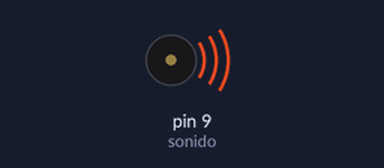
Recording of a sketch running on a simulated Arduino Uno, built with avr-gcc and run on an emulated ATmega328P. Parts: buzzer (waves = sounding).

Above: at 0.02 s.
Timing chart, 0 to 3.0 s (numbered marks = the images above):
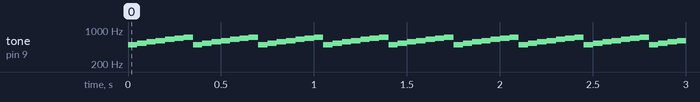

The sketch:

sonidos_7en_creciente.ino
```cpp
int f=500;
int sonido=9;
int t=50;

void setup(){
 pinMode (sonido, OUTPUT); //pin configurado como salida
}

void loop(){

  for (int i=0;i<7; i++){
      tone(sonido, f);
      delay(t);
      noTone(sonido);
      f=f+35;
  }
  f=500;
}
```

Measured:
- by itself, tone on pin 9 (sonido): repeats every 0.35 s: 535 Hz 0.05 s, 570 Hz 0.05 s, 605 Hz 0.05 s, 640 Hz 0.05 s, 675 Hz 0.05 s, 710 Hz 0.05 s, 500 Hz 0.05 s
